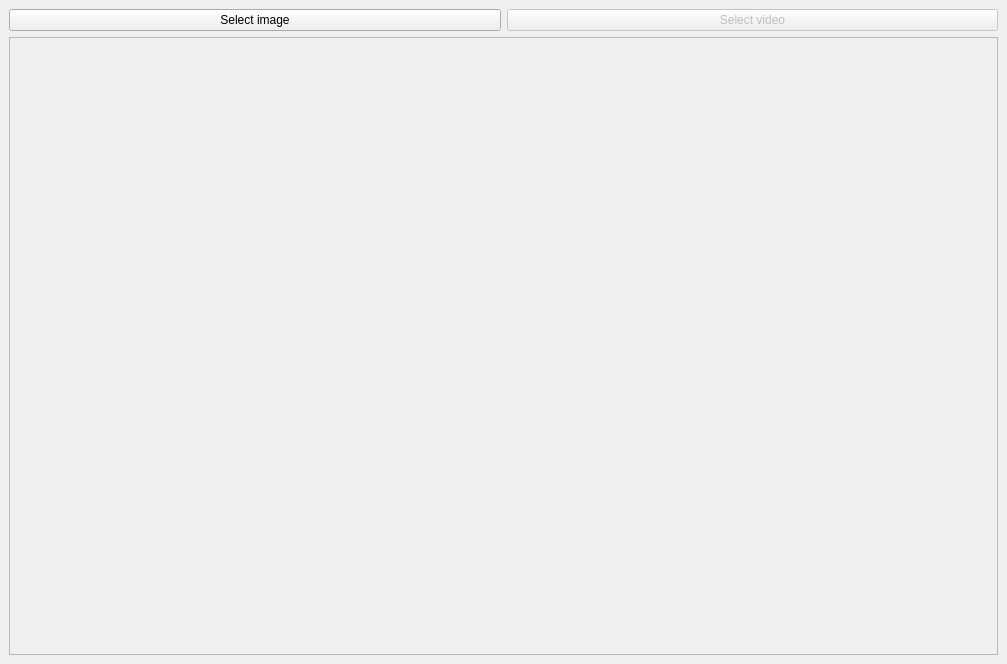
<?xml version="1.0" encoding="UTF-8"?>
<ui version="4.0">
 <class>MainWindow</class>
 <widget class="QMainWindow" name="MainWindow">
  <property name="geometry">
   <rect>
    <x>0</x>
    <y>0</y>
    <width>1007</width>
    <height>664</height>
   </rect>
  </property>
  <property name="windowTitle">
   <string>MainWindow</string>
  </property>
  <widget class="QWidget" name="centralwidget">
   <layout class="QVBoxLayout" name="verticalLayout">
    <item>
     <layout class="QHBoxLayout" name="horizontalLayout_4">
      <item>
       <widget class="QPushButton" name="selectImage">
        <property name="text">
         <string>Select image</string>
        </property>
       </widget>
      </item>
      <item>
       <widget class="QPushButton" name="selectVideo">
        <property name="enabled">
         <bool>false</bool>
        </property>
        <property name="text">
         <string>Select video</string>
        </property>
       </widget>
      </item>
     </layout>
    </item>
    <item>
     <widget class="QScrollArea" name="scrollArea">
      <property name="widgetResizable">
       <bool>true</bool>
      </property>
      <widget class="QWidget" name="scrollAreaWidgetContents">
       <property name="geometry">
        <rect>
         <x>0</x>
         <y>0</y>
         <width>987</width>
         <height>613</height>
        </rect>
       </property>
       <layout class="QHBoxLayout" name="horizontalLayout">
        <item>
         <widget class="QLabel" name="label">
          <property name="text">
           <string/>
          </property>
         </widget>
        </item>
       </layout>
      </widget>
     </widget>
    </item>
   </layout>
  </widget>
 </widget>
 <resources/>
 <connections/>
</ui>
